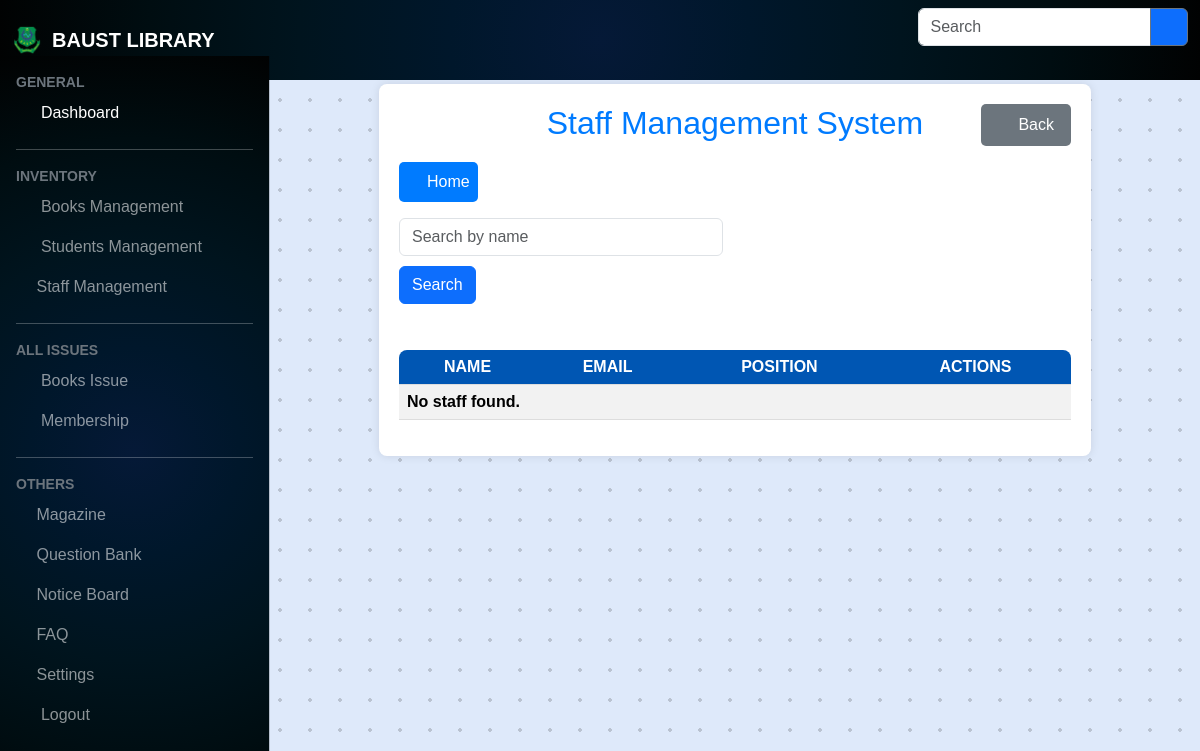
Page /Staff/view_staff.php on the earlier database version.
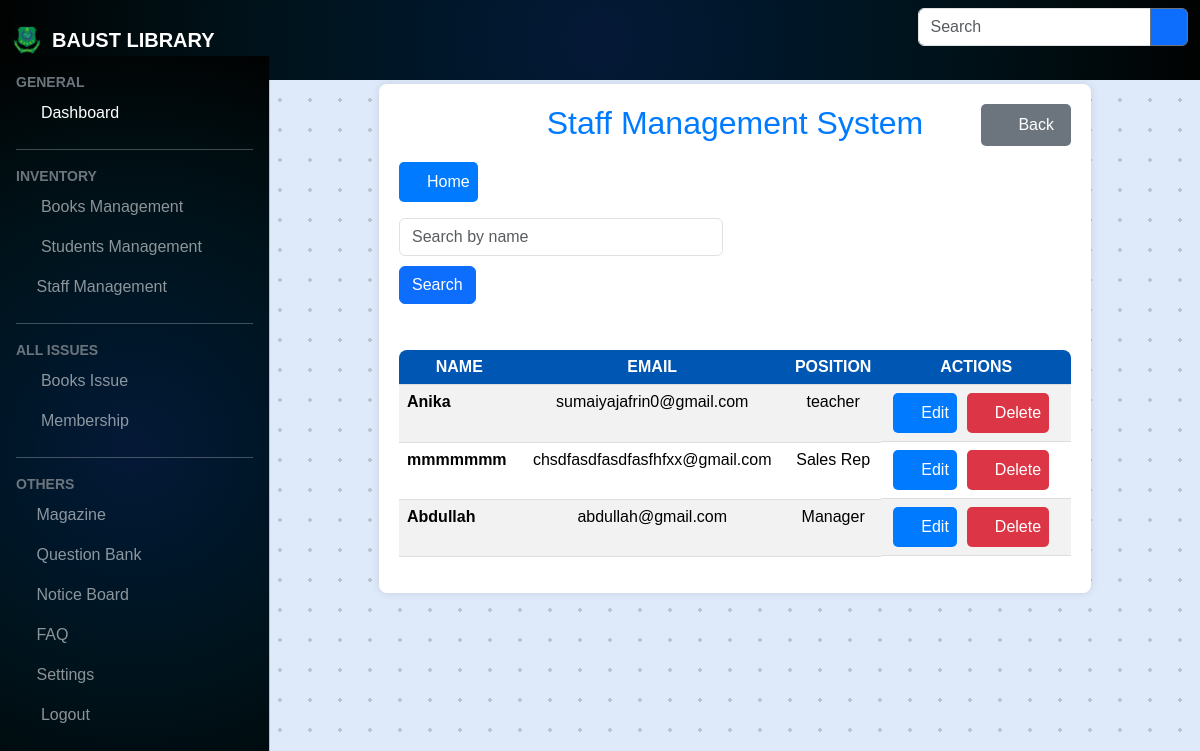
Same page on the later database version.
### tables this page shows
CREATE TABLE `staff` (
  `staff_id` int(11) NOT NULL,
  `name` varchar(100) NOT NULL,
  `email` varchar(100) NOT NULL,
  `password` varchar(255) NOT NULL,
  `position` varchar(100) NOT NULL
);

### Staff/view_staff.php (the view, shortened to what the changed rows need)
<?php
$servername = "localhost";
$username = "root";
$password = "";
$dbname = "lms";
$conn = new mysqli($servername, $username, $password, $dbname);
if (isset($_GET['search'])) {
    $search = sanitize_input($_GET['search']);
    $sql = "SELECT * FROM staff WHERE name LIKE '%$search%'";
} else {
    $sql = "SELECT * FROM staff";
}
$result = $conn->query($sql);
?>
</html>
<!DOCTYPE html>
<html lang="en">
<head>
    <link href="<?php echo BASE_URL ?>assets/css/bootstrap.min.css" rel="stylesheet" />
    <link href="<?php echo BASE_URL ?>assets/css/dataTables.bootstrap5.min.css" rel="stylesheet" />
    <link rel="stylesheet" href="<?php echo BASE_URL ?>assets/css/style.css" />
    <link rel="stylesheet" href="styles.css">
</head>
<body class="container1">
    <main class="mt-5 pt-3" style="box-sizing:border-box; padding: 20px">
        </head>
        <div class="container">
            <h2>Staff Management System</h2>
            <table class="table table-striped">
                <thead>
                    <tr>
                        <th><span>Name</span></th>
                        <th><span>Email</span></th>
                        <th><span>Position</span></th>
                        <th><span>Actions</span></th>
                    </tr>
                </thead>
                <tbody>
                    <?php
                    if ($result->num_rows > 0) {
                        while ($row = $result->fetch_assoc()) {
                            echo "<tr>";
                            echo "<td>" . $row["name"] . "</td>";
                            echo "<td>" . $row["email"] . "</td>";
                            echo "<td>" . $row["position"] . "</td>";
                            echo "<td class='action-links'>
                                <a href='edit_staff.php?id=" . $row["staff_id"] . "' class='btn btn-primary btn-square'><i class='fas fa-edit fa-lg'></i> Edit</a>
                                <a href='delete_staff.php?id=" . $row["staff_id"] . "' class='btn btn-danger btn-square' onclick='return confirm(\"Are you sure you want to delete this staff?\")'><i class='fas fa-trash-alt fa-lg'></i> Delete</a>
                              </td>";
                            echo "</tr>";
                        }
                    } else {
                        echo "<tr><td colspan='4'>No staff found.</td></tr>";
                    }
                    ?>
                </tbody>
            </table>
        </div>
    </main>
    <?php include_once(DIR_URL . "include/footer.php") ?>

Differences in the rows shown:
added staff: name "Anika", email "sumaiyajafrin0@gmail.com", position "teacher"
added staff: name "mmmmmmm", email "chsdfasdfasdfasfhfxx@gmail.com", position "Sales Rep"
added staff: name "Abdullah", email "abdullah@gmail.com", position "Manager"
Other differences:
text no longer shown: "No staff found."
